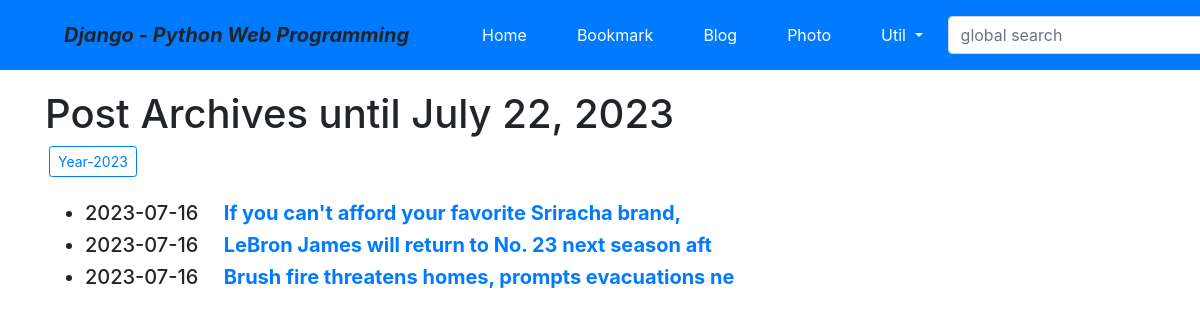
Page /blog/archive/ on the earlier database version.
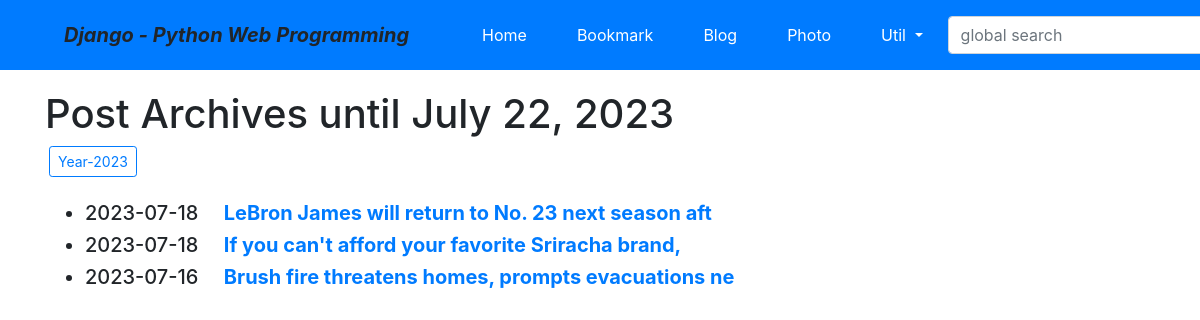
Same page on the later database version.
### blog/models.py (models this page shows, shortened)
class Post(models.Model):
    title = models.CharField(verbose_name='TITLE', max_length=50)
    slug = models.SlugField('SLUG', unique=True, allow_unicode=True, help_text='one word for title alias.')
    description = models.CharField('DESCRIPTION', max_length=100, blank=True, help_text='simple description text.')
    content = models.TextField('CONTENT')
    create_dt = models.DateTimeField('CREATE DATE', auto_now_add=True)
    modify_dt = models.DateTimeField('MODIFY DATE', auto_now=True)
    tags = TaggableManager(blank=True)
    class Meta:
        verbose_name = 'post'
        verbose_name_plural = 'posts'
        db_table = 'blog_posts'
        ordering = ('-modify_dt',)
    def get_absolute_url(self):
        return reverse('blog:post_detail', args=(self.slug,))

### blog/views.py (the view)
# urls.py: path('archive/', views.PostAV.as_view(), name='post_archive'),
class PostAV(ArchiveIndexView):
    model = Post
    date_field = 'modify_dt'

### blog/templates/blog/post_archive.html (shortened to what this page needs)
{% extends "base.html" %}
{% block content %}
<h1>Post Archives until {% now "N d, Y" %}</h1>
    {% for date in date_list %}
        <a href="{% url 'blog:post_year_archive' date|date:'Y' %}" class="btn btn-outline-primary btn-sm mx-1">Year-{{ date|date:"Y" }} </a>
    {% endfor %}
<br><br>
<div>
     <ul>
         {% for post in object_list %}
         <li class="h5">
             {{ post.modify_dt|date:"Y-m-d" }}&emsp;
         <a href="{{ post.get_absolute_url }}"><strong>{{ post.title }}</strong></a>
         </li>
         {% endfor %}
     </ul>
</div>
{% endblock %}

Differences in the rows shown:
changed Post "LeBron James will return to No. 23 next season aft": modify_dt "2023-07-16" → "2023-07-18"; moves up the list
changed Post "If you can't afford your favorite Sriracha brand,": modify_dt "2023-07-16" → "2023-07-18"
